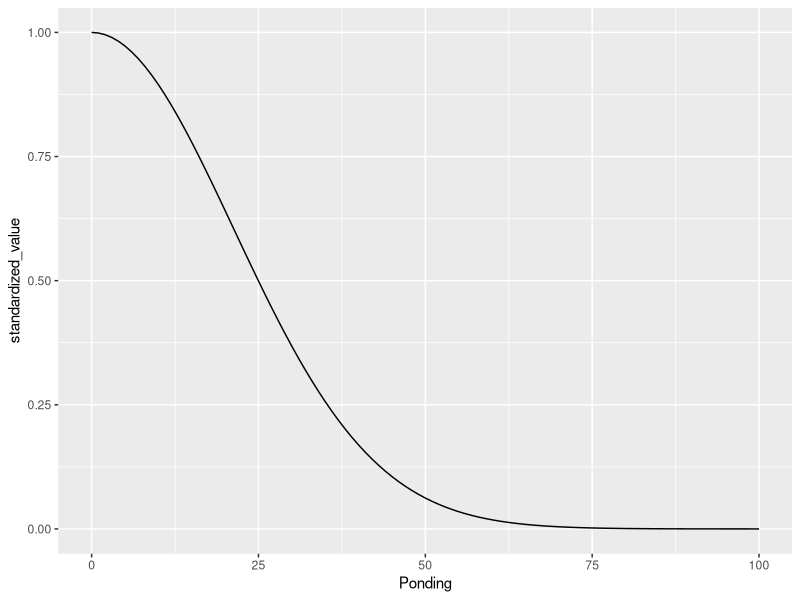
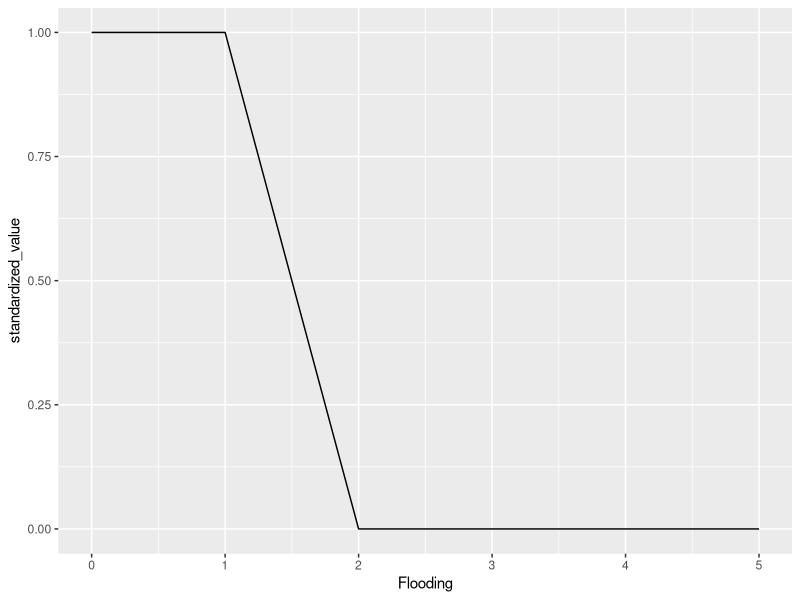
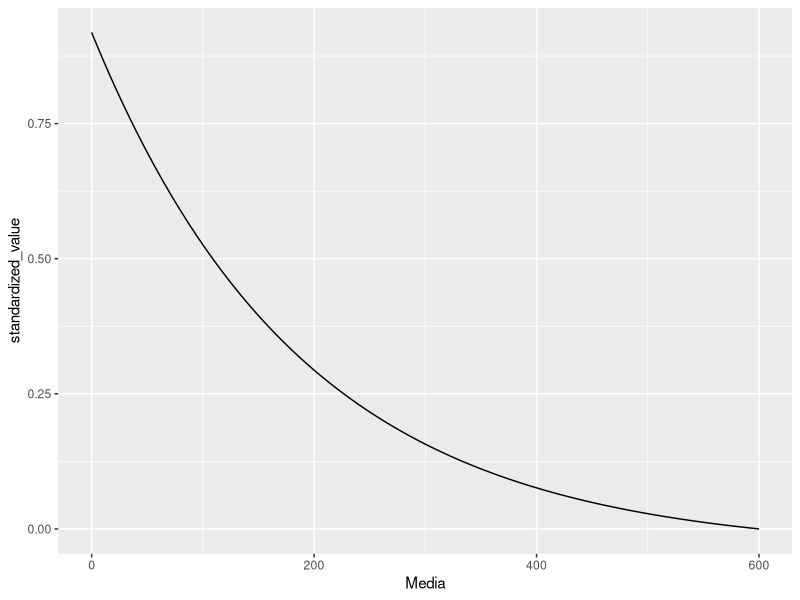
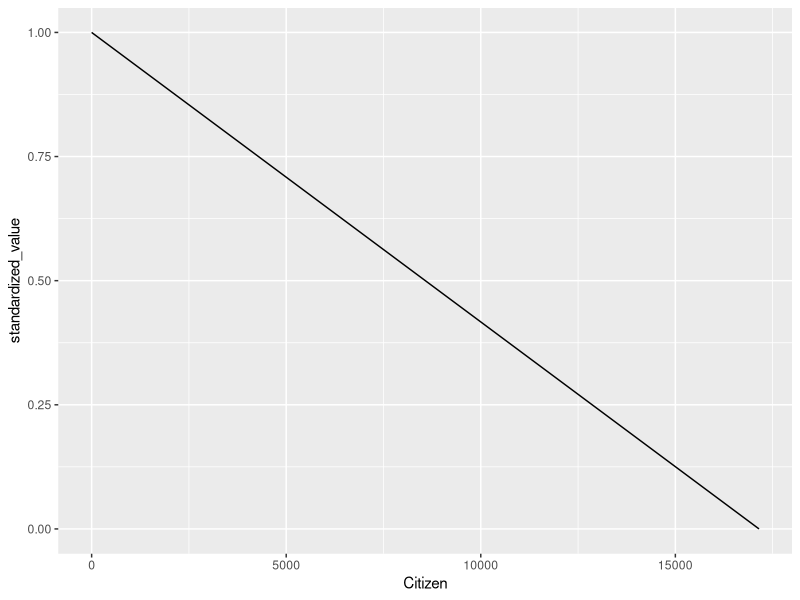
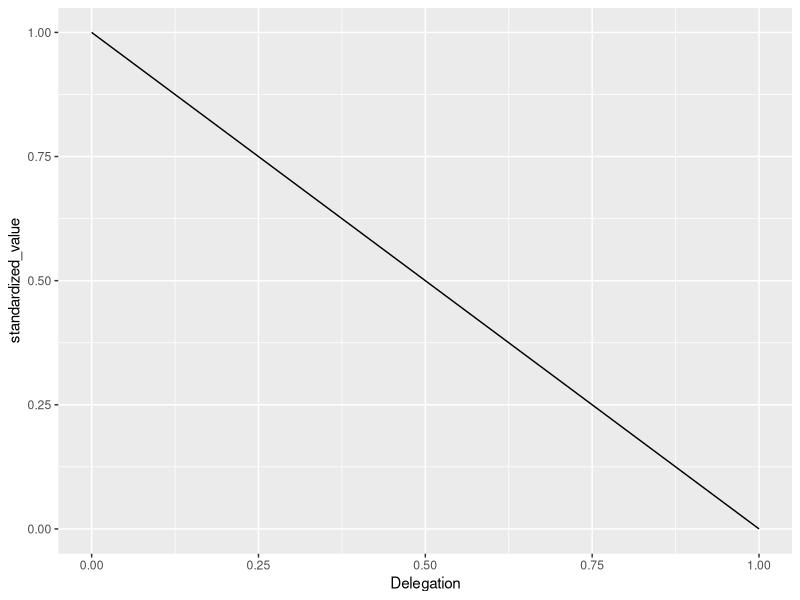
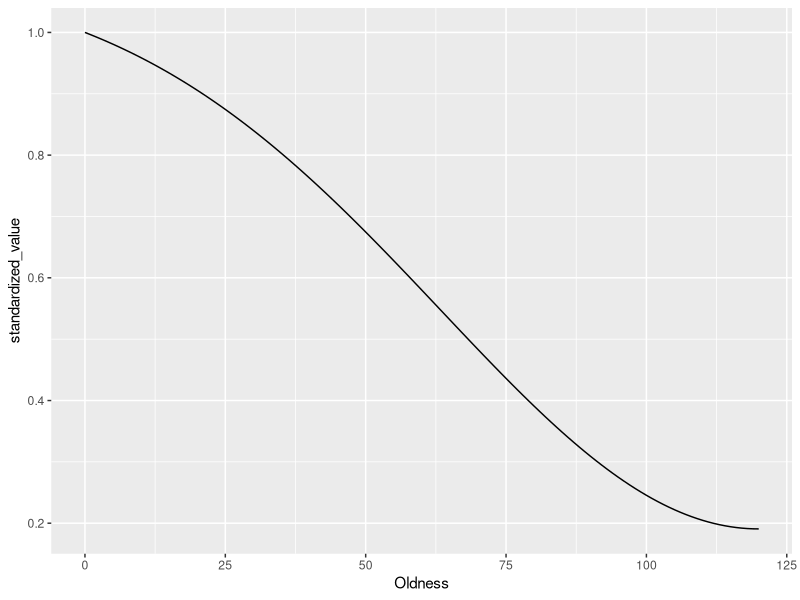
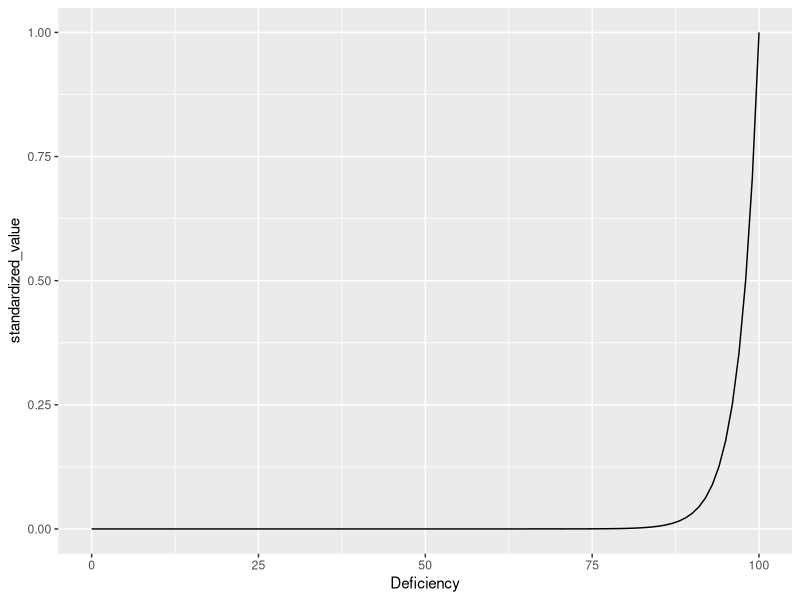
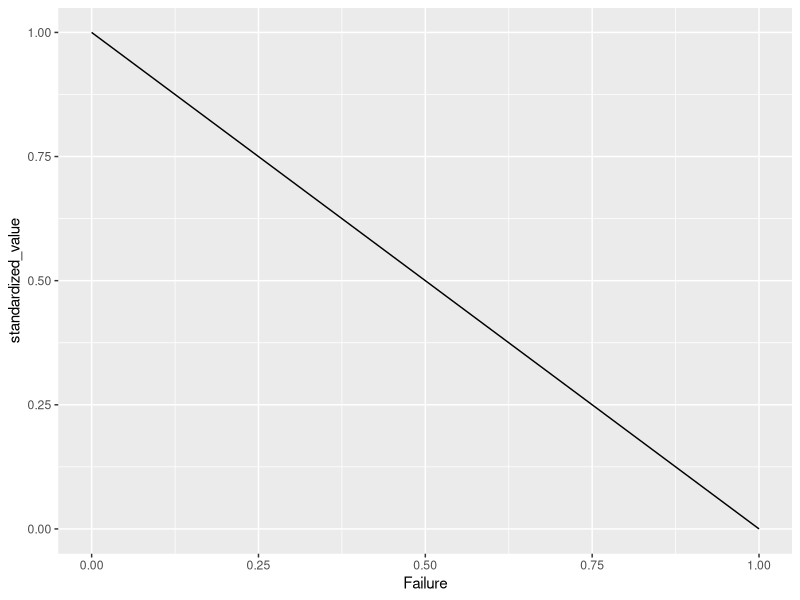

Generate these figures, in order, with R:
## ---- chunk 1
knitr::opts_chunk$set(echo = TRUE)
## ---- chunk 2
require(ggplot2)
require(gridExtra)
## ---- chunk 3
v_c=seq(0,100,1)

y_menos =exp(-((100/30)^2))
y_mas=exp(-((0/30)^2))

standardized_value=(exp(-((v_c/30)^2))-y_menos)/(y_mas+y_menos)

dd<-data.frame(Ponding=seq(0,100,1),standardized_value=(exp(-((v_c/30)^2))-y_menos)/(y_mas+y_menos))
p1=ggplot(data=dd,aes(x=Ponding,y=standardized_value))+geom_line()
p1
## ---- chunk 4
v_c=seq(0,5,1)

standardized_value=1 -(v_c>1)
dd<-data.frame(Flooding=seq(0,5,1),standardized_value=1 -(v_c>1))

p2=ggplot(data=dd,aes(x=Flooding,y=standardized_value))+geom_line()
p2
## ---- chunk 5
v_c=seq(0,600,1)
p_1=(-log(log(1.1+0.88*(10-2),base = 10),base = 10))/((log(600,base = 10))^2)

y_menos =exp(-p_1*600)
y_mas=exp(-p_1*0)

standardized_value=(exp(-p_1*v_c)-y_menos)/(y_mas+y_menos)

dd<-data.frame(Media=seq(0,600,1),standardized_value=(exp(-p_1*v_c)-y_menos)/(y_mas+y_menos))

p3=ggplot(data=dd,aes(x=Media,y=standardized_value))+geom_line()
p3

## ---- chunk 6
v_c=seq(0,17152,10)
standardized_value = 1 - v_c/max(v_c)
dd<-data.frame(Citizen=seq(0,17152,10),standardized_value = 1 - v_c/max(v_c))

p4=ggplot(data=dd,aes(x=Citizen,y=standardized_value))+geom_line()
p4
## ---- chunk 7
v_c=seq(0,1,0.01)
standardized_value = 1 - v_c

dd<-data.frame(Delegation=seq(0,1,0.01),standardized_value = 1 - v_c)

p5=ggplot(data=dd,aes(x=Delegation,y=standardized_value))+geom_line()
p5
## ---- chunk 8
Oldness=seq(0,120,1)

y_mas =exp(-(((120-120)/80)^2))
y_menos=exp(-(((0-120)/80)^2))

standardized_value=1 -(exp(-(((Oldness-120)/80)^2))-y_menos)/(y_mas+y_menos)

dd<-data.frame(Oldness=seq(0,120,1),standardized_value=1 -(exp(-(((Oldness-120)/80)^2))-y_menos)/(y_mas+y_menos))

p6=ggplot(data=dd,aes(x=Oldness,y=standardized_value))+geom_line()

p6

## ---- chunk 9
v_c=seq(0,100,1)
p_1=(-log(log(1.1+0.88*(10-10),base = 10),base = 10))/((log(100,base = 10))^2)

y_mas =exp(p_1*100)
y_menos=exp(p_1*0)

standardized_value=(exp(p_1*v_c)-y_menos)/(y_mas-y_menos)

dd<-data.frame(Deficiency=seq(0,100,1),
standardized_value=(exp(p_1*v_c)-y_menos)/(y_mas-y_menos))

p7=ggplot(data=dd,aes(x=Deficiency,y=standardized_value))+geom_line()

p7
## ---- chunk 10
v_c=seq(0,1,0.01)
standardized_value=1-v_c

dd<-data.frame(Failure=seq(0,1,0.01),
standardized_value=1-v_c)

p8=ggplot(data=dd,aes(x=Failure,y=standardized_value))+geom_line()
p8
## ---- chunk 11
v_c=seq(0,35,0.1)
p_1= 26.06766112					
y_menos= 1 - exp ((35 - 10) / p_1 )
y_mas= 1 - exp ((0 - 10) / p_1 )
standardized_value= ((1 - exp ((v_c - 10) / p_1 )) - y_menos) / (y_mas - y_menos)

dd<-data.frame(Subsidence=seq(0,35,0.1),
standardized_value= ((1 - exp ((v_c - 10) / p_1 )) - y_menos) / (y_mas - y_menos))

p9=ggplot(data=dd,aes(x=Subsidence,y=standardized_value))+geom_line()

p9
## ---- chunk 12
v_c=seq(0,1300,1)
p_1= 742.8737773									
y_menos= 1 - exp ((1300 - 10) / p_1 )
y_mas= 1 - exp ((0 - 10) / p_1 )
standardized_value =((1 - exp ((v_c - 10) / p_1 )) - y_menos) / (y_mas - y_menos)


dd<-data.frame(Rainfall=seq(0,1300,1),
standardized_value =((1 - exp ((v_c - 10) / p_1 )) - y_menos) / (y_mas - y_menos))

p10=ggplot(data=dd,aes(x=Rainfall,y=standardized_value))+geom_line()
p10

## ---- chunk 13
v_c=seq(0,30000,100)

y_mas =exp(-(((30000-30000)/20000)^2))
y_menos=exp(-(((0-30000)/20000)^2))

standardized_value=1 -(exp(-(((v_c-30000)/20000)^2))-y_menos)/(y_mas+y_menos)

dd<-data.frame(Runoff=seq(0,30000,100),
standardized_value=1 -(exp(-(((v_c-30000)/20000)^2))-y_menos)/(y_mas+y_menos))

p11=ggplot(data=dd,aes(x=Runoff,y=standardized_value))+geom_line()
p11
## ---- chunk 14
v_c=seq(0,2.6514,0.01)
p_1= 2.6514
p_2= 5000
y_menos= (exp (- ((0 - p_1) / p_2) ^ 2))
y_mas= (exp (- ((2.6514 - p_1) / p_2) ^ 2))
standardized_value= 1 - ((exp (- ((v_c - p_1) / p_2) ^ 2))  - y_menos) / (y_mas - y_menos)

dd<-data.frame(Garbage=seq(0,2.6514,0.01),
standardized_value= 1 - ((exp (- ((v_c - p_1) / p_2) ^ 2))  - y_menos) / (y_mas - y_menos))

p12=ggplot(data=dd,aes(x=Garbage,y=standardized_value))+geom_line()
p12

## ---- chunk 15
tiff(filename = "c:/Users/abaezaca/Dropbox (ASU)/MEGADAPT/SESMO/standardized_score_functions.tif",width = 12,height = 8,units = "in",res = 300)
grid.arrange(p1,p2,p3,p4,p5,p6,p7,p8,p9,p10,p11,p12,ncol=4)
dev.off()
grid.arrange(p1,p2,p3,p4,p5,p6,p7,p8,p9,p10,p11,p12,ncol=4)
